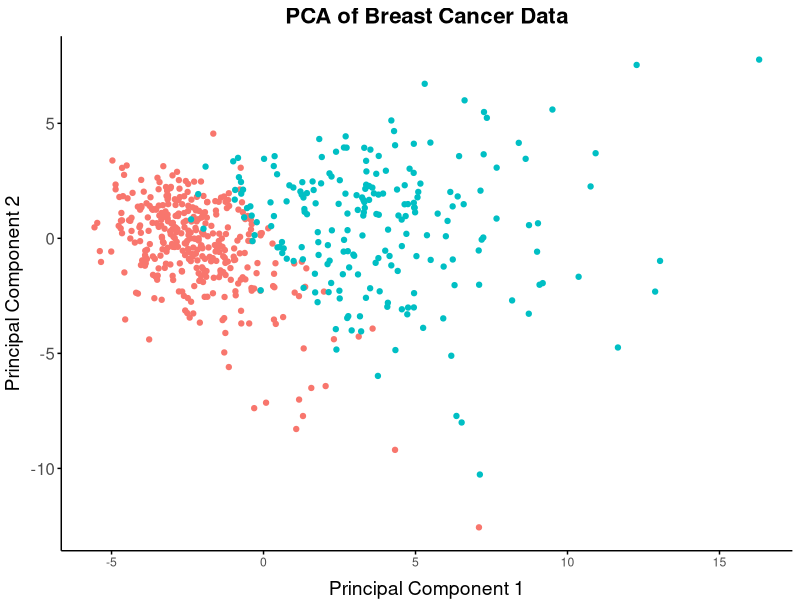
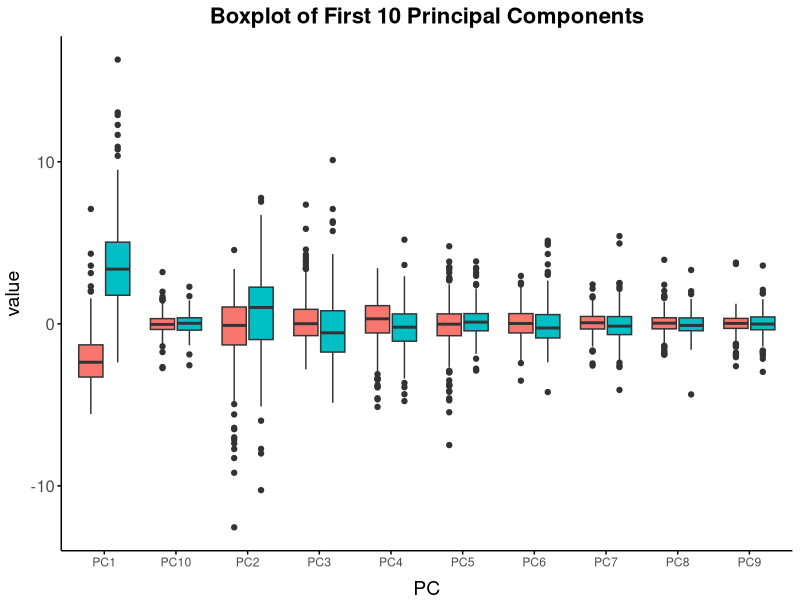

Recreate these plots in R, in order.
## ---- chunk 1
# Set options and load libraries
options(digits = 3)
library(matrixStats)
library(tidyverse)
library(caret)
library(dslabs)

# Load data
data(brca)
## ---- chunk 2
# Dimensions of the feature matrix
dim(brca$x)

# Proportion of malignant samples
mean(brca$y == "M")

# Feature with the highest mean value
which.max(colMeans(brca$x))

# Feature with the lowest standard deviation
which.min(colSds(brca$x))
## ---- chunk 3
# Centering and scaling the data
x_centered <- sweep(brca$x, 2, colMeans(brca$x))
x_scaled <- sweep(x_centered, 2, colSds(brca$x), FUN = "/")

# Check standard deviation and median of the first scaled feature
sd(x_scaled[,1])
median(x_scaled[,1])
## ---- chunk 4
# Perform PCA
pca <- prcomp(x_scaled)
summary(pca)
## ---- chunk 5
# PCA plot
data.frame(pca$x[,1:2], type = brca$y) %>%
  ggplot(aes(PC1, PC2, color = type)) +
  geom_point() +
  labs(title = "PCA of Breast Cancer Data",
       x = "Principal Component 1",
       y = "Principal Component 2")+
  theme(
    plot.title = element_text(face="bold", size=16, hjust=0.5),
    axis.title.x = element_text(size=14, vjust=-0.5),
    axis.title.y = element_text(size=14, vjust=1.5),
    axis.text.y = element_text(size=12),
    legend.position="none",  # Show legend to identify lines
    panel.grid.major = element_blank(),
    panel.grid.minor = element_blank(),
    axis.line = element_line(color = "black"),
    axis.ticks = element_line(color = "black"),
    panel.background = element_blank(),
    panel.border = element_blank()
  )
## ---- chunk 6
# Boxplot of first 10 principal components
data.frame(type = brca$y, pca$x[,1:10]) %>%
    gather(key = "PC", value = "value", -type) %>%
    ggplot(aes(PC, value, fill = type)) +
    geom_boxplot() +
    labs(title = "Boxplot of First 10 Principal Components")+
  theme(
    plot.title = element_text(face="bold", size=16, hjust=0.5),
    axis.title.x = element_text(size=14, vjust=-0.5),
    axis.title.y = element_text(size=14, vjust=1.5),
    axis.text.y = element_text(size=12),
    legend.position="none",  # Show legend to identify lines
    panel.grid.major = element_blank(),
    panel.grid.minor = element_blank(),
    axis.line = element_line(color = "black"),
    axis.ticks = element_line(color = "black"),
    panel.background = element_blank(),
    panel.border = element_blank()
  )
## ---- chunk 7
# Train-test split
set.seed(1) 
test_index <- createDataPartition(brca$y, times = 1, p = 0.2, list = FALSE)
test_x <- x_scaled[test_index,]
test_y <- brca$y[test_index]
train_x <- x_scaled[-test_index,]
train_y <- brca$y[-test_index]

# Proportion of benign samples in training and test sets
mean(train_y=="B")
mean(test_y=="B")
## ---- chunk 8
# Fit logistic regression model
set.seed(1)
logistic_model <- train(train_x, train_y, method = "glm", family = "binomial")

# Make predictions on the test set
logistic_preds <- predict(logistic_model, test_x)
confusionMatrix(logistic_preds, test_y)
